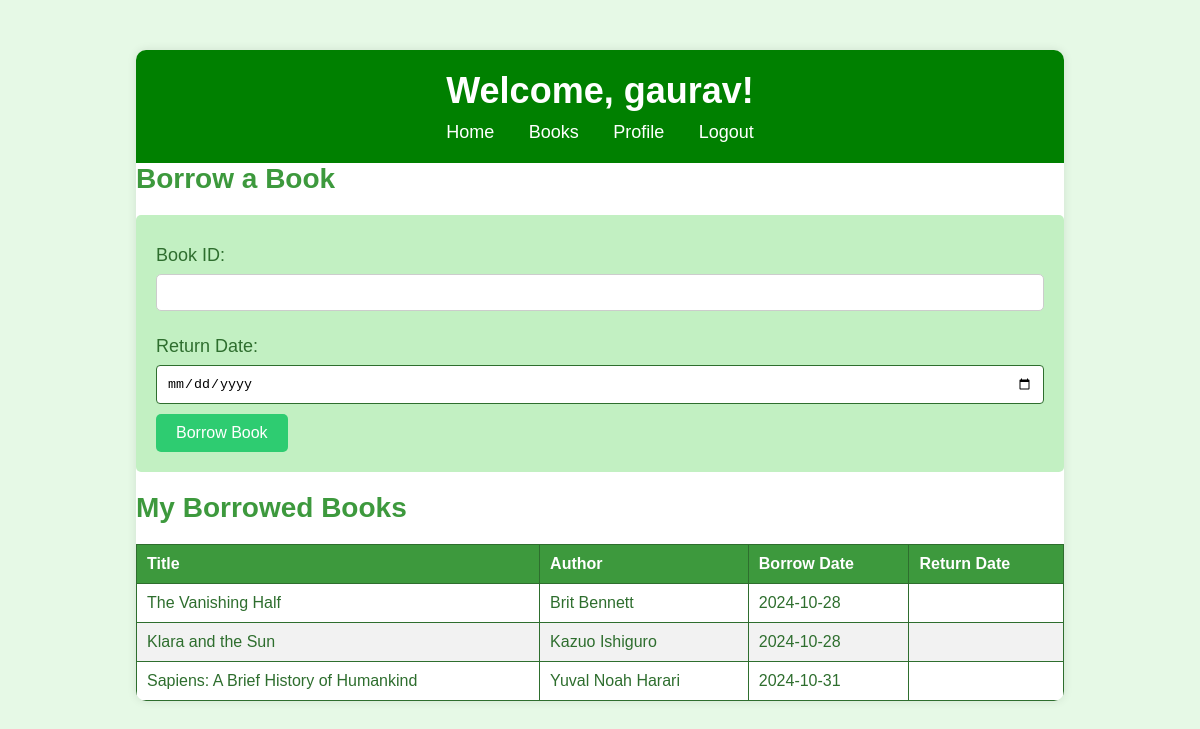
The app's page /LMS/borrowed-books.php (signed in) with its own data.
### tables this page shows
CREATE TABLE `users` (
  `id` int(11) NOT NULL,
  `username` varchar(50) NOT NULL,
  `email` varchar(100) NOT NULL,
  `password` varchar(255) NOT NULL,
  `created_at` timestamp NOT NULL DEFAULT current_timestamp()
);

CREATE TABLE `borrowed_books` (
  `id` int(11) NOT NULL,
  `user_id` int(11) DEFAULT NULL,
  `book_id` int(11) DEFAULT NULL,
  `borrow_date` date DEFAULT NULL,
  `return_date` date DEFAULT NULL
);

CREATE TABLE `books` (
  `id` int(11) NOT NULL,
  `title` varchar(255) DEFAULT NULL,
  `author` varchar(255) DEFAULT NULL,
  `genre` varchar(100) DEFAULT NULL,
  `available` int(11) DEFAULT 1
);

### LMS/borrowed-books.php (the view, shortened to what this page needs)
<?php
$host = 'localhost';
$dbname = 'library_db';
$username = 'root';
$password = '';
$conn = new mysqli($host, $username, $password, $dbname);
$user_id = $_SESSION['user_id'];
$sql = "SELECT borrowed_books.id AS borrowed_id, books.title, books.author, borrowed_books.borrow_date, borrowed_books.return_date
        FROM borrowed_books
        JOIN books ON borrowed_books.book_id = books.id
        WHERE borrowed_books.user_id = ?";
$stmt = $conn->prepare($sql);
$stmt->bind_param("i", $user_id);
$stmt->execute();
$result = $stmt->get_result();
$user_query = $conn->prepare("SELECT username FROM users WHERE id = ?");
$user_query->bind_param("i", $user_id);
$user_query->execute();
$user_query->bind_result($username);
?>
<!DOCTYPE html>
<html lang="en">
<head>
    <link rel="stylesheet" href="member.css">
</head>
<body>
    <div class="dashboard-container">
        <header>
            <h1>Welcome, <span id="member-name"><?php echo htmlspecialchars($username); ?></span>!</h1>
            <nav>
                <ul>
                    <li><a href="member-dashboard.html">Home</a></li>
                    <li><a href="books.php">Books</a></li>
                    <li><a href="profile.php">Profile</a></li>
                    <li><a href="member-logout.php">Logout</a></li>
                </ul>
            </nav>
        </header>
        <h2>Borrow a Book</h2>
        <form action="" method="GET">
            <label for="book_id">Book ID:</label>
            <input type="text" name="book_id" id="book_id" required>
            <label for="return_date">Return Date:</label>
            <input type="date" name="return_date" id="return_date" required>
            <button type="submit">Borrow Book</button>
        </form>
        <h2>My Borrowed Books</h2>
        <table>
            <thead>
                <tr>
                    <th>Title</th>
                    <th>Author</th>
                    <th>Borrow Date</th>
                    <th>Return Date</th>
                </tr>
            </thead>
            <tbody>
                <?php
                while ($borrowed = $result->fetch_assoc()) {
                    echo "<tr>";
                    echo "<td>" . htmlspecialchars($borrowed['title']) . "</td>";
                    echo "<td>" . htmlspecialchars($borrowed['author']) . "</td>";
                    echo "<td contenteditable='true' onfocus='makeEditable(this, {$borrowed['borrowed_id']}, \"borrow_date\")'>" . htmlspecialchars($borrowed['borrow_date']) . "</td>";
                    echo "<td contenteditable='true' onfocus='makeEditable(this, {$borrowed['borrowed_id']}, \"return_date\")'>" . htmlspecialchars($borrowed['return_date']) . "</td>";
                    echo "</tr>";
                }
                ?>
            </tbody>
        </table>
    </div>
</body>
</html>

### LMS/member.css (style rules this page uses)
* { margin: 0; padding: 0; box-sizing: border-box; }
body { font-family: Arial, sans-serif; background-color: #f4f4f4; color: #333; }
header { background-color: green; color: white; padding: 20px; text-align: center; }
h1 { margin-bottom: 10px; font-size: 36px; }
nav ul { list-style: none; padding: 0; }
nav ul li { display: inline; margin: 0 15px; }
nav ul li a { color: white; text-decoration: none; font-size: 18px; }
.dashboard-container { width: 80%; margin: 30px auto; background-color: white; border-radius: 10px; box-shadow: 0 0 10px rgba(0, 0, 0, 0.1); overflow: hidden; }
h2 { margin-bottom: 20px; font-size: 28px; color: #34495e; }
ul { list-style: disc; padding-left: 20px; }
ul li { margin: 10px 0; }
form { margin-top: 20px; }
form label { display: block; margin-bottom: 8px; font-size: 18px; }
form input[type="text"], form input[type="email"] { width: 100%; padding: 10px; margin-bottom: 15px; border: 1px solid #ccc; border-radius: 5px; }
form button { padding: 10px 20px; background-color: #2ecc71; border: none; color: white; font-size: 16px; cursor: pointer; border-radius: 5px; }

### LMS/borrowed-books.php (style rules this page uses)
body { font-family: Arial, sans-serif; background-color: #e6f9e6; color: #2e6e2e; margin: 0; padding: 20px; }
h2, h3 { color: #3d993d; }
form { background-color: #c2f0c2; padding: 20px; border-radius: 5px; margin-bottom: 20px; }
label { display: block; margin: 10px 0 5px; }
input[type="text"], input[type="date"] { width: 100%; padding: 10px; border: 1px solid #2e6e2e; border-radius: 4px; }
button { background-color: #3d993d; color: white; border: none; padding: 10px 15px; border-radius: 4px; cursor: pointer; margin-top: 10px; }
table { width: 100%; border-collapse: collapse; margin-top: 20px; }
th, td { border: 1px solid #2e6e2e; padding: 10px; text-align: left; }
th { background-color: #3d993d; color: white; }
tr:nth-child(even) { background-color: #f2f2f2; }
a { color: #2e6e2e; text-decoration: none; }

### records on screen
users: username "gaurav"
borrowed_books: book.title "The Vanishing Half", book.author "Brit Bennett", borrow_date "2024-10-28"
borrowed_books: book.title "Klara and the Sun", book.author "Kazuo Ishiguro", borrow_date "2024-10-28"
borrowed_books: book.title "Sapiens: A Brief History of Humankind", book.author "Yuval Noah Harari", borrow_date "2024-10-31"
